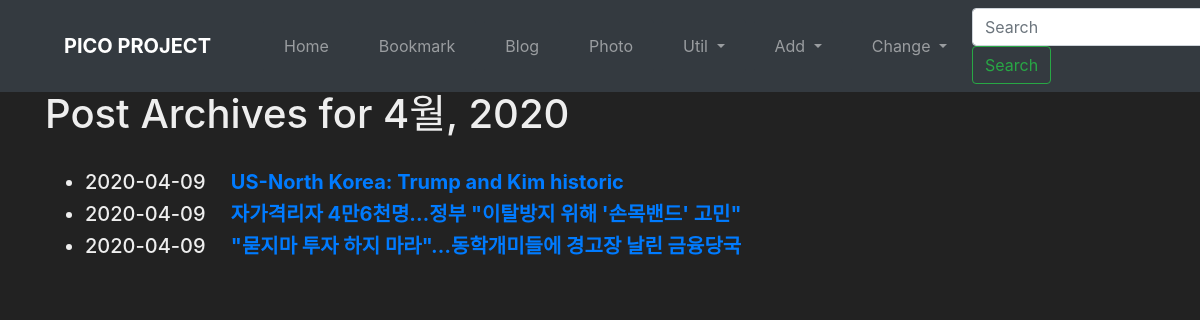
The page /blog/archive/2020/04 on the database as committed earlier.
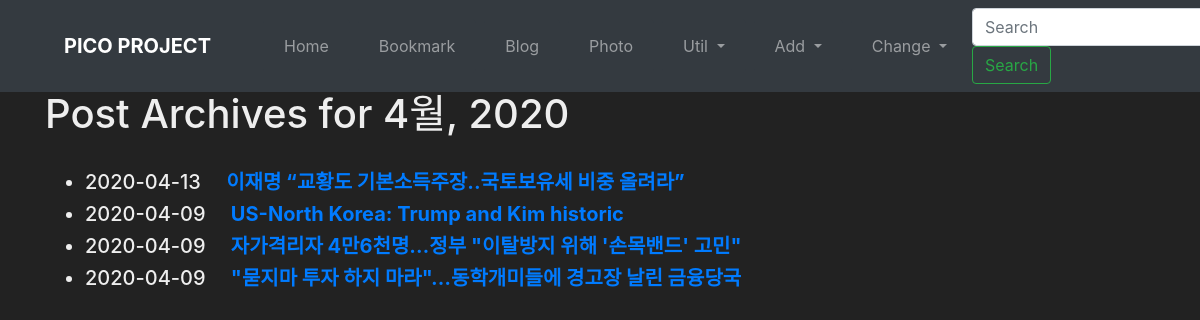
The same page on the database as committed later.
### blog/models.py (models this page shows, shortened)
class Post(models.Model):
    title = models.CharField('TITLE', max_length=50)
    slug = models.SlugField('SLUG', unique=True, allow_unicode=True, help_text='one word for title alias.')
    description = models.CharField('DESCRIPTION', max_length=100, blank=True, help_text='Simple Description text.')
    content = models.TextField('CONTENT')
    create_dt = models.DateTimeField('CREATE DATE', auto_now_add=True)
    modify_dt = models.DateTimeField('MODIFY DATE', auto_now=True)
    tags = TaggableManager(blank=True)
    owner = models.ForeignKey(User, on_delete=models.CASCADE, verbose_name='OWNER', blank=True, null=True)
    class Meta:
        verbose_name = 'post'
        verbose_name_plural = 'posts'
        db_table = 'blog_posts'
        ordering = ('-modify_dt',)
    def get_absolute_url(self):
        return reverse('blog:post_detail', args=(self.slug,))

### blog/views.py (the view)
# urls.py: path('archive/<int:year>/<int:month>', views.PostMAV.as_view(month_format='%m'), name='post_month_archive'),
class PostMAV(MonthArchiveView):
    model = Post
    date_field = 'modify_dt'

### blog/templates/blog/post_archive_month.html (shortened to what this page needs)
{% extends "base.html" %}
{% block content %}
<h1>Post Archives for {{ month|date:"N, Y" }}</h1>
<br>
<div>
    <ul>
        {% for post in object_list %}
        <li class="h5">{{ post.modify_dt|date:"Y-m-d" }}&emsp;
            <a href="{{ post.get_absolute_url }}"><strong>{{ post.title }}</strong></a>
        </li>
        {% endfor %}
    </ul>
</div>
{% endblock %}

Rows that differ between the two databases and show on the page:
added Post: modify_dt "2020-04-13", title "이재명 “교황도 기본소득주장..국토보유세 비중 올려라”"
